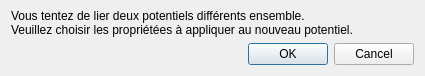
<?xml version="1.0" encoding="UTF-8"?>
<ui version="4.0">
 <class>PotentialSelectorDialog</class>
 <widget class="QDialog" name="PotentialSelectorDialog">
  <property name="geometry">
   <rect>
    <x>0</x>
    <y>0</y>
    <width>425</width>
    <height>74</height>
   </rect>
  </property>
  <property name="windowTitle">
   <string>Sélectionner le potentiel éléctrique</string>
  </property>
  <property name="sizeGripEnabled">
   <bool>false</bool>
  </property>
  <property name="modal">
   <bool>true</bool>
  </property>
  <layout class="QVBoxLayout" name="verticalLayout">
   <property name="sizeConstraint">
    <enum>QLayout::SetDefaultConstraint</enum>
   </property>
   <property name="topMargin">
    <number>9</number>
   </property>
   <item>
    <widget class="QLabel" name="label">
     <property name="frameShape">
      <enum>QFrame::NoFrame</enum>
     </property>
     <property name="frameShadow">
      <enum>QFrame::Plain</enum>
     </property>
     <property name="text">
      <string>Vous tentez de lier deux potentiels différents ensemble.
Veuillez choisir les propriétées à appliquer au nouveau potentiel.</string>
     </property>
     <property name="textFormat">
      <enum>Qt::PlainText</enum>
     </property>
     <property name="scaledContents">
      <bool>false</bool>
     </property>
     <property name="wordWrap">
      <bool>false</bool>
     </property>
    </widget>
   </item>
   <item>
    <widget class="QDialogButtonBox" name="buttonBox">
     <property name="orientation">
      <enum>Qt::Horizontal</enum>
     </property>
     <property name="standardButtons">
      <set>QDialogButtonBox::Cancel|QDialogButtonBox::Ok</set>
     </property>
    </widget>
   </item>
  </layout>
 </widget>
 <resources/>
 <connections>
  <connection>
   <sender>buttonBox</sender>
   <signal>accepted()</signal>
   <receiver>PotentialSelectorDialog</receiver>
   <slot>accept()</slot>
   <hints>
    <hint type="sourcelabel">
     <x>248</x>
     <y>254</y>
    </hint>
    <hint type="destinationlabel">
     <x>157</x>
     <y>274</y>
    </hint>
   </hints>
  </connection>
  <connection>
   <sender>buttonBox</sender>
   <signal>rejected()</signal>
   <receiver>PotentialSelectorDialog</receiver>
   <slot>reject()</slot>
   <hints>
    <hint type="sourcelabel">
     <x>316</x>
     <y>260</y>
    </hint>
    <hint type="destinationlabel">
     <x>286</x>
     <y>274</y>
    </hint>
   </hints>
  </connection>
 </connections>
</ui>
